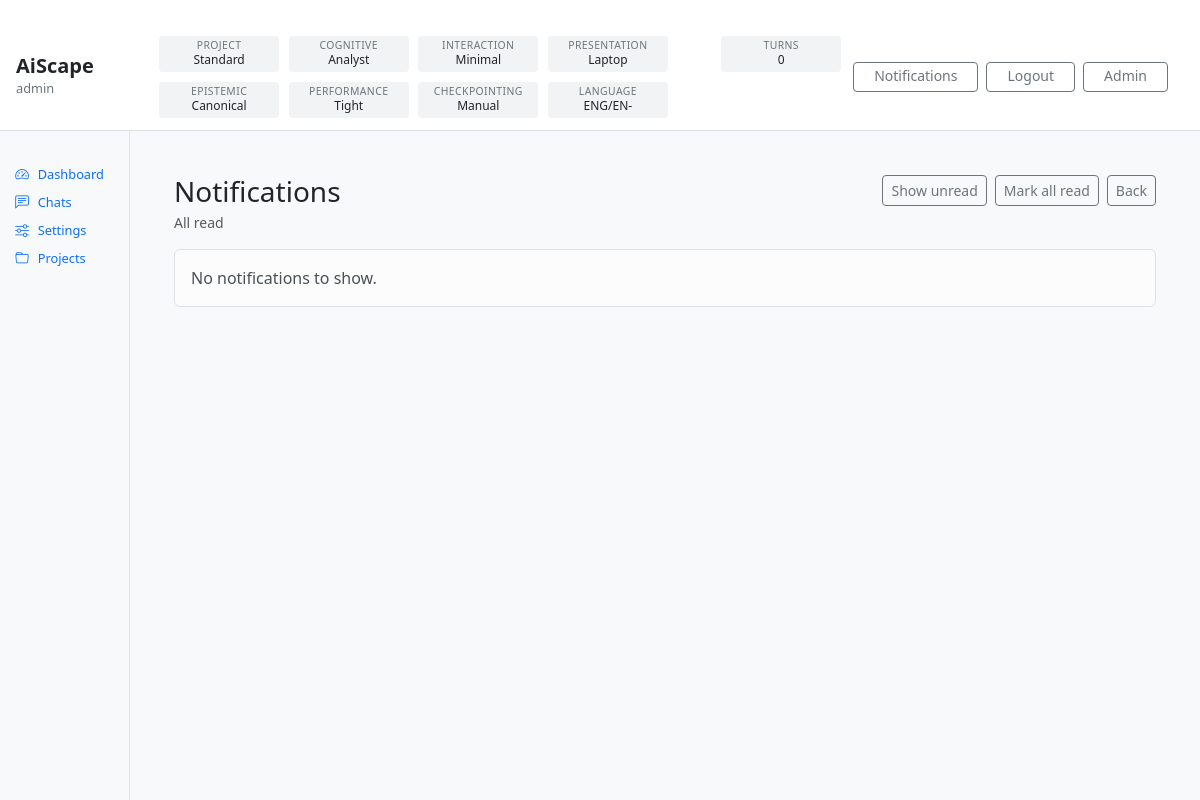
Page /notifications/?show=all (signed in) on the earlier database version.
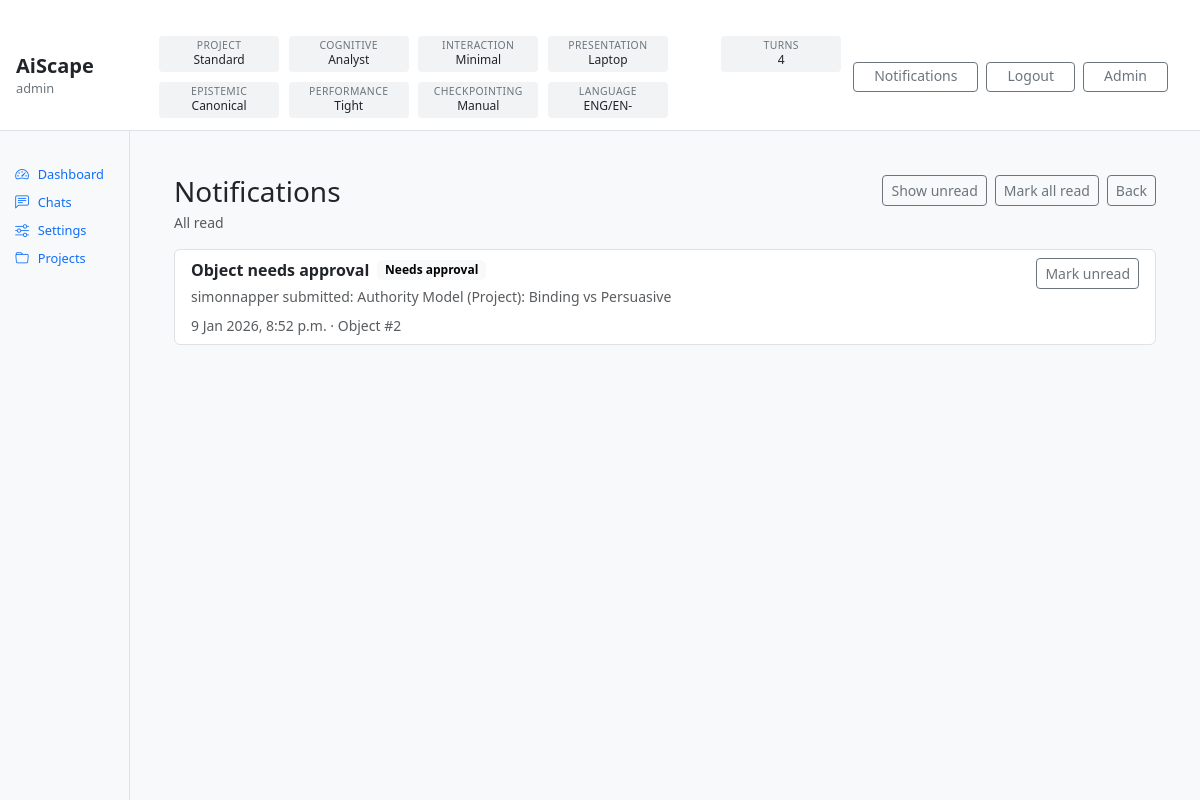
Same page on the later database version.
### accounts/models_avatars.py (models this page shows, shortened)
class Avatar(models.Model):
    class Category(models.TextChoices):
        COGNITIVE = "COGNITIVE", "Cognitive"
        INTERACTION = "INTERACTION", "Interaction"
        PRESENTATION = "PRESENTATION", "Presentation"
        EPISTEMIC = "EPISTEMIC", "Epistemic"
        PERFORMANCE = "PERFORMANCE", "Performance"
        CHECKPOINTING = "CHECKPOINTING", "Checkpointing"
    category = models.CharField(max_length=20, choices=Category.choices)
    key = models.SlugField(max_length=80)  # unique per category (enforced below)
    name = models.CharField(max_length=120)
    description = models.TextField(blank=True)
    is_active = models.BooleanField(default=True)
    created_at = models.DateTimeField(auto_now_add=True)
    updated_at = models.DateTimeField(auto_now=True)
    class Meta:
        unique_together = [("category", "key")]
        indexes = [
            models.Index(fields=["category", "is_active"]),
            models.Index(fields=["category", "key"]),
        ]

### notifications/models.py (models this page shows, shortened)
class Notification(models.Model):
    class Type(models.TextChoices):
        NEEDS_APPROVAL = "NEEDS_APPROVAL", "Needs approval"
        APPROVED = "APPROVED", "Approved"
        REJECTED = "REJECTED", "Rejected"
        INFO = "INFO", "Info"
    recipient = models.ForeignKey(
        settings.AUTH_USER_MODEL,
        on_delete=models.CASCADE,
        related_name="notifications",
    )
    project = models.ForeignKey(
        "projects.Project",
        on_delete=models.CASCADE,
        null=True,
        blank=True,
        related_name="notifications",
    )
    type = models.CharField(max_length=30, choices=Type.choices, default=Type.INFO)
    title = models.CharField(max_length=200)
    body = models.TextField(blank=True)
    link_object = models.ForeignKey(
        "objects.KnowledgeObject",
        on_delete=models.SET_NULL,
        null=True,
        blank=True,
        related_name="notifications",
    )
    link_url = models.CharField(max_length=500, blank=True)
    is_read = models.BooleanField(default=False)
    created_at = models.DateTimeField(auto_now_add=True)
    class Meta:
        indexes = [
            models.Index(fields=["recipient", "is_read", "created_at"]),
            models.Index(fields=["project", "created_at"]),
            models.Index(fields=["type"]),
        ]

### notifications/views.py (the view)
# urls.py: path("", views.notification_list, name="list"),
@login_required
def notification_list(request):
    show = (request.GET.get("show", "unread") or "").lower()
    qs = Notification.objects.filter(recipient=request.user).order_by("-created_at")
    if show != "all":
        show = "unread"
        qs = qs.filter(is_read=False)
    unread_count = Notification.objects.filter(recipient=request.user, is_read=False).count()
    return render(
        request,
        "notifications/notification_list.html",
        {
            "notifications": qs[:200],
            "show": show,
            "unread_count": unread_count,
        },
    )

### accounts/templatetags/rw_extras.py (called while the page is built)
@register.filter
def get_item(d, key):
    if d is None:
        return None
    try:
        return d.get(key)
    except AttributeError:
        try:
            return d[key]
        except Exception:
            return None

### notifications/context_processors.py (called while the page is built)
def notifications_bar(request) -> Dict[str, Any]:
    user = getattr(request, "user", None)
    if not user or isinstance(user, AnonymousUser) or not user.is_authenticated:
        return {"rw_notifications": None}
    unread = Notification.objects.filter(recipient=user, is_read=False).count()
    return {
        "rw_notifications": {
            "unread_count": unread,
        }
    }

### projects/services.py (called while the page is built)
def accessible_projects_qs(user):
    if not getattr(user, "is_authenticated", False):
        return Project.objects.none()
    if user.is_superuser or user.is_staff:
        return Project.objects.all()
    return Project.objects.filter(
        Q(owner=user) | Q(scoped_roles__user=user)
    ).distinct()

### templates/notifications/notification_list.html (shortened to what this page needs)
{% extends "base.html" %}
{% block content %}
<div class="container-fluid px-4 py-4">
  <div class="d-flex align-items-start justify-content-between mb-3">
    <div>
      <h3 class="mb-1">Notifications</h3>
      <div class="text-muted small">
        {% if unread_count %}{{ unread_count }} unread{% else %}All read{% endif %}
      </div>
    </div>
    <div class="d-flex gap-2">
      {% if show == "all" %}
        <a class="btn btn-sm btn-outline-secondary" href="?show=unread">Show unread</a>
      {% else %}
        <a class="btn btn-sm btn-outline-secondary" href="?show=all">Show all</a>
      {% endif %}
      <a class="btn btn-sm btn-outline-secondary"
         href="{% url 'notifications:mark_all_read' %}?next={{ request.get_full_path|urlencode }}">
        Mark all read
      </a>
      <a class="btn btn-sm btn-outline-secondary" href="{% url 'accounts:dashboard' %}">Back</a>
    </div>
  </div>
  {% if notifications %}
    <div class="list-group">
      {% for n in notifications %}
        <div class="list-group-item d-flex justify-content-between align-items-start">
          <div class="me-3">
            <div class="d-flex align-items-center gap-2">
              <strong>{{ n.title }}</strong>
              <span class="badge text-bg-light">{{ n.get_type_display }}</span>
            </div>
            {% if n.body %}
              <div class="text-muted small mt-1">{{ n.body }}</div>
            {% endif %}
            <div class="text-muted small mt-2">
              {{ n.created_at }}
              {% if n.link_object_id %}
                · Object #{{ n.link_object_id }}
              {% endif %}
            </div>
          </div>
          <div class="d-flex flex-column gap-2">
            {% if n.is_read %}
              <a class="btn btn-sm btn-outline-secondary"
                 href="{% url 'notifications:set_read' n.id 'unread' %}?next={{ request.get_full_path|urlencode }}">
                Mark unread
              </a>
            {% else %}
              <a class="btn btn-sm btn-outline-secondary"
                 href="{% url 'notifications:set_read' n.id 'read' %}?next={{ request.get_full_path|urlencode }}">
                Mark read
              </a>
            {% endif %}
          </div>
        </div>
      {% endfor %}
    </div>
  {% else %}
    <div class="alert alert-light border">No notifications to show.</div>
  {% endif %}
</div>
{% endblock %}

### templates/partials/topbar.html (shortened to what this page needs)
{% load rw_extras %}
<header class="rw-topbar" role="banner">
  <div class="rw-topbar-left">
    <div class="rw-brand">
      <div class="rw-brand-name">AiScape</div>
      <div class="rw-brand-user">{{ request.user.username }}</div>
    </div>
  </div>
  <div class="rw-topbar-centre">
    <div class="rw-status-grid" aria-label="Active configuration status">
      <div class="rw-status">
          <div class="rw-status-label">Project</div>
          <div class="rw-status-value">
            {% if rw_projects and rw_projects.active %}
               {{ rw_projects.active.kind|title }}
            {% else %}
               —
            {% endif %}
          </div>
</div>
      {% if rw_overrides %}
        {% for cat_key, cat_label in rw_overrides.categories %}
        <div class="rw-status">
          <div class="rw-status-label">{{ cat_label }}</div>
          <div class="rw-status-value">{{ rw_overrides.defaults|get_item:cat_key }}</div>
        </div>
        {% endfor %}
      {% endif %}
      <div class="rw-status">
        <div class="rw-status-label">Language</div>
        <div class="rw-status-value">
          {% with p=request.user.profile %}
            {{ p.default_language|default:""|slice:":3"|upper }}/{{ p.default_language_variant|default:""|slice:":3"|upper }}
          {% endwith %}
        </div>
      </div>
    </div>
    <div class="rw-status">
      <div class="rw-status-label">Turns</div>
      <div class="rw-status-value">
        {% if rw_chat %}{{ rw_chat.turn_count }}{% else %}—{% endif %}
      </div>
</div>
  </div>
  <div class="rw-topbar-right">
    <a class="btn btn-sm btn-outline-secondary rw-topbar-btn rw-bell-btn"
       href="{% url 'notifications:list' %}">
      Notifications
    </a>
    <form action="{% url 'accounts:logout' %}" method="post" class="rw-inline-form">
      <button type="submit" class="btn btn-sm btn-outline-secondary rw-topbar-btn">
        Logout
      </button>
    </form>
    {% if request.user.is_superuser %}
      <a class="btn btn-sm btn-outline-secondary rw-topbar-btn" href="/admin/">
        Admin
      </a>
    {% endif %}
  </div>
</header>

Differences in the rows shown:
added Notification: title "Object needs approval", type "Needs approval", body "simonnapper submitted: Authority Model (Project): Binding vs Persuasive", created_at "9 Jan 2026, 8:52 p.m.", link_object_id "2"
Other differences:
{{ rw_chat.turn_count }}: "0" → "4"
text no longer shown: "No notifications to show."
